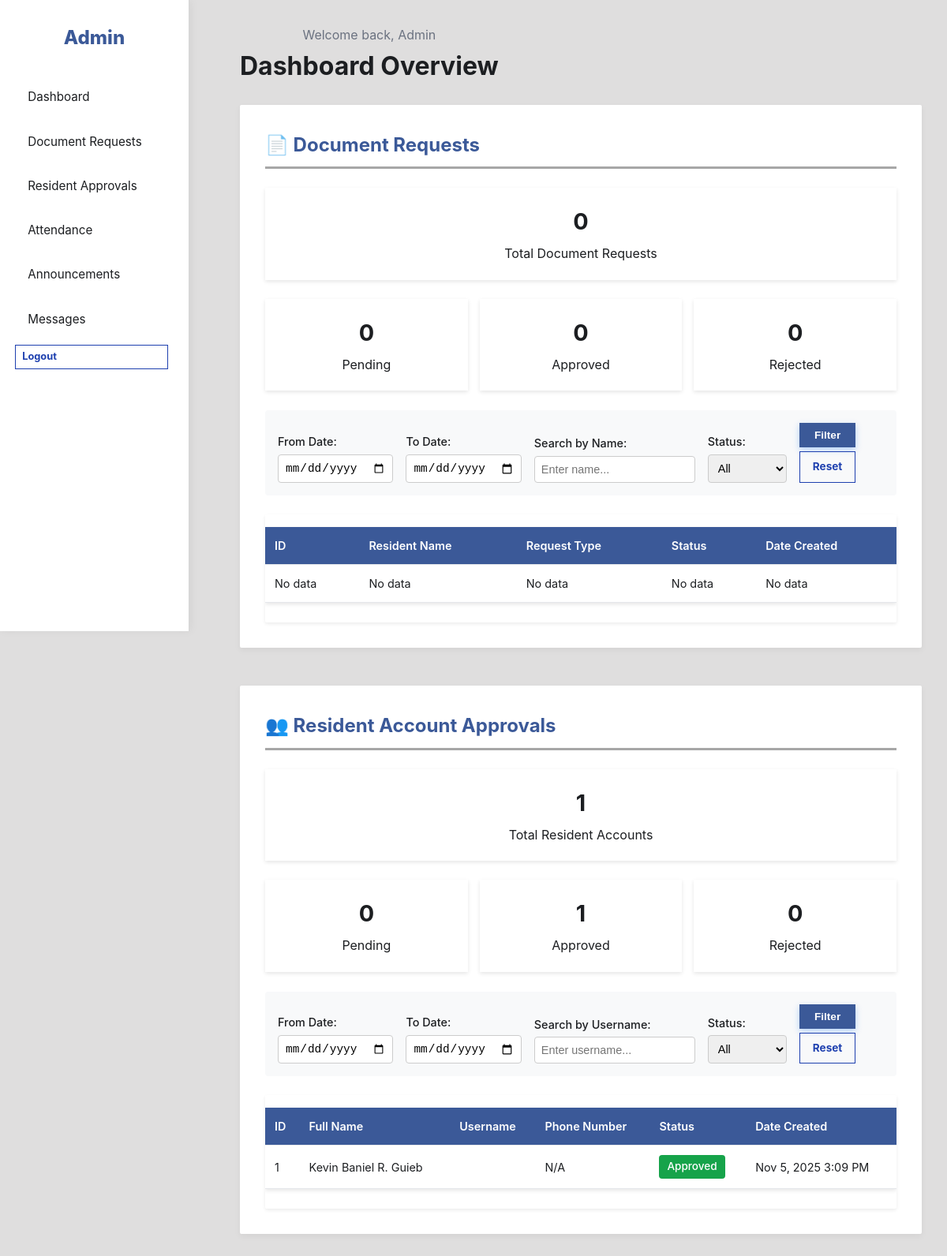
Screenshot of /admin/AdminDashboard.php (signed in) with the database file from the repository.
### tables this page shows
CREATE TABLE `residents` (
  `id` int(11) NOT NULL,
  `full_name` varchar(255) NOT NULL,
  `username` varchar(50) NOT NULL,
  `email` varchar(255) DEFAULT NULL,
  `phone_number` varchar(20) DEFAULT NULL,
  `resident_password` varchar(255) NOT NULL,
  `id_file` LONGBLOB NOT NULL,
  `proof_file` LONGBLOB NOT NULL,
  `approval_status` enum('Pending','Approved','Rejected') DEFAULT 'Pending',
  `rejection_date` timestamp NULL DEFAULT NULL,
  `verification_code` varchar(10) DEFAULT NULL,
  `verification_expires` datetime DEFAULT NULL,
  `password_reset_token` varchar(100) DEFAULT NULL,
  `password_reset_expires` datetime DEFAULT NULL,
  `created_at` timestamp NOT NULL DEFAULT current_timestamp()
);

### config/Database.php (called while the page is built, shortened)
<?php
class Database {
    private static $instance = null;
    private $conn;
    private $host = "localhost";
    private $db_name = "smartbarangaydb";
    private $username = "root";
    private $password = "";
    private function __construct() {
        try {
            $this->conn = new PDO(
                "mysql:host=" . $this->host . ";dbname=" . $this->db_name,
                $this->username,
                $this->password
            );
            $this->conn->setAttribute(PDO::ATTR_ERRMODE, PDO::ERRMODE_EXCEPTION);
            $this->conn->exec("set names utf8");
        } catch(PDOException $e) {
            $this->displayError(
                "Unable to Connect to the System",
                "We're having trouble connecting to our database. This might be temporary. Please try again in a few moments.",
                "If the problem continues, please contact the barangay office for assistance."
            );
        }
    }
    public static function getInstance() {
        if (self::$instance === null) {
            self::$instance = new self();
        }
        return self::$instance;
    }
    public function getConnection() {
        return $this->conn;
    }
}

### admin/Admin.php (called while the page is built, shortened)
<?php
require_once "../config/Database.php";
class Admin {
    private $conn;
    public function __construct() {
        $this->conn = Database::getInstance()->getConnection();
    }
    public function getRequests() {
        try {
            $stmt = $this->conn->prepare("CALL getAllRequestsWithResidents()");
            $stmt->execute();
            return $stmt->fetchAll(PDO::FETCH_ASSOC);
        } catch (PDOException $e) {
            error_log("Get requests error: " . $e->getMessage());
            return [];
        }
    }
    public function getAllResidents() {
        try {
            $stmt = $this->conn->prepare("CALL getAllResidentsWithStatus()");
            $stmt->execute();
            return $stmt->fetchAll(PDO::FETCH_ASSOC);
        } catch (PDOException $e) {
            error_log("Get all residents error: " . $e->getMessage());
            return [];
        }
    }
}

### admin/AdminDashboard.php (the view, shortened to what this page needs)
<?php
require_once "Admin.php";
$admin = new Admin();
$docFromDate = isset($_GET['doc_from_date']) ? $_GET['doc_from_date'] : '';
$docToDate = isset($_GET['doc_to_date']) ? $_GET['doc_to_date'] : '';
$docSearch = isset($_GET['doc_search']) ? trim($_GET['doc_search']) : '';
$residentFromDate = isset($_GET['resident_from_date']) ? $_GET['resident_from_date'] : '';
$residentToDate = isset($_GET['resident_to_date']) ? $_GET['resident_to_date'] : '';
$residentSearch = isset($_GET['resident_search']) ? trim($_GET['resident_search']) : '';
$allRequests = $admin->getRequests();
$allResidents = $admin->getAllResidents();
$docPending = $docApproved = $docRejected = 0;
$residentPending = $residentApproved = $residentRejected = 0;
foreach ($allResidents as $r) {
    switch ($r['approval_status']) {
        case 'Approved': $residentApproved++; break;
    }
}
$filteredRequests = $allRequests;
$filteredRequests = array_values($filteredRequests);
$filteredResidents = $allResidents;
$filteredResidents = array_values($filteredResidents);
?>
<!DOCTYPE html>
<html lang="en">
<head>
  <link rel="stylesheet" href="../css/admin.css">
  <link rel="stylesheet" href="https://cdn.datatables.net/1.13.5/css/jquery.dataTables.min.css">
</head>
<body>
  <div class="admin-layout">
    <?php include __DIR__ . '/sidebar.php'; ?>
    <main class="admin-main">
      <header class="admin-top">
        <div>
          <p class="muted">Welcome back, Admin</p>
          <h1>Dashboard Overview</h1>
        </div>
      </header>
      <section id="document-requests" class="dashboard-section">
        <h2>📄 Document Requests</h2>
        <div class="stat-card highlight-card">
          <h3><?php echo count($allRequests); ?></h3>
          <p>Total Document Requests</p>
        </div>
        <section class="stats-grid">
          <div class="stat-card">
            <h3><?php echo $docPending; ?></h3>
            <p>Pending</p>
          </div>
          <div class="stat-card">
            <h3><?php echo $docApproved; ?></h3>
            <p>Approved</p>
          </div>
          <div class="stat-card">
            <h3><?php echo $docRejected; ?></h3>
            <p>Rejected</p>
          </div>
        </section>
        <form method="GET" class="filter-form" id="docFilterForm">
          <div class="filter-row">
            <div class="filter-group">
              <label>From Date:</label>
              <input type="date" name="doc_from_date" value="<?php echo htmlspecialchars($docFromDate); ?>" class="form-input">
            </div>
            <div class="filter-group">
              <label>To Date:</label>
              <input type="date" name="doc_to_date" value="<?php echo htmlspecialchars($docToDate); ?>" class="form-input">
            </div>
            <div class="filter-group">
              <label>Search by Name:</label>
              <input type="text" name="doc_search" value="<?php echo htmlspecialchars($docSearch); ?>" placeholder="Enter name..." class="form-input">
            </div>
            <div class="filter-group">
              <label>Status:</label>
              <select name="doc_status" class="form-input">
                <option value="">All</option>
              </select>
            </div>
            <div class="filter-group">
              <button type="submit" class="btn btn-primary">Filter</button>
              <a href="AdminDashboard.php" class="btn outline">Reset</a>
            </div>
          </div>
        </form>
        <div class="table-container">
          <table id="documentRequestsTable" class="data-table">
            <thead>
              <tr>
                <th>ID</th>
                <th>Resident Name</th>
                <th>Request Type</th>
                <th>Status</th>
                <th>Date Created</th>
              </tr>
            </thead>
            <tbody>
              <?php if (count($filteredRequests) > 0): ?>
                <?php foreach ($filteredRequests as $request): ?>
                  <tr>
                    <td><?php echo htmlspecialchars($request['id']); ?></td>
                    <td><?php echo htmlspecialchars($request['full_name']); ?></td>
                    <td><?php echo htmlspecialchars($request['type']); ?></td>
                    <td>
                      <span class="status-badge status-<?php echo strtolower($request['status']); ?>">
                        <?php echo htmlspecialchars($request['status']); ?>
                      </span>
                    </td>
                    <td><?php echo date('M j, Y g:i A', strtotime($request['created_at'])); ?></td>
                  </tr>
                <?php endforeach; ?>
              <?php else: ?>
                <tr>
                  <td>No data</td>
                  <td>No data</td>
                  <td>No data</td>
                  <td>No data</td>
                  <td>No data</td>
                </tr>
              <?php endif; ?>
            </tbody>
          </table>
        </div>
      </section>
      <section id="resident-approvals" class="dashboard-section">
        <h2>👥 Resident Account Approvals</h2>
        <div class="stat-card highlight-card">
          <h3><?php echo count($allResidents); ?></h3>
          <p>Total Resident Accounts</p>
        </div>
        <section class="stats-grid">
          <div class="stat-card">
            <h3><?php echo $residentPending; ?></h3>
            <p>Pending</p>
          </div>
          <div class="stat-card">
            <h3><?php echo $residentApproved; ?></h3>
            <p>Approved</p>
          </div>
          <div class="stat-card">
            <h3><?php echo $residentRejected; ?></h3>
            <p>Rejected</p>
          </div>
        </section>
        <form method="GET" class="filter-form" id="residentFilterForm">
          <div class="filter-row">
            <div class="filter-group">
              <label>From Date:</label>
              <input type="date" name="resident_from_date" value="<?php echo htmlspecialchars($residentFromDate); ?>" class="form-input">
            </div>
            <div class="filter-group">
              <label>To Date:</label>
              <input type="date" name="resident_to_date" value="<?php echo htmlspecialchars($residentToDate); ?>" class="form-input">
            </div>
            <div class="filter-group">
              <label>Search by Username:</label>
              <input type="text" name="resident_search" value="<?php echo htmlspecialchars($residentSearch); ?>" placeholder="Enter username..." class="form-input">
            </div>
            <div class="filter-group">
              <label>Status:</label>
              <select name="resident_status" class="form-input">
                <option value="">All</option>
              </select>
            </div>
            <div class="filter-group">
              <button type="submit" class="btn btn-primary">Filter</button>
              <a href="AdminDashboard.php" class="btn outline">Reset</a>
            </div>
          </div>
        </form>
        <div class="table-container">
          <table id="residentApprovalsTable" class="data-table">
            <thead>
              <tr>
                <th>ID</th>
                <th>Full Name</th>
                <th>Username</th>
                <th>Phone Number</th>
                <th>Status</th>
                <th>Date Created</th>
              </tr>
            </thead>
            <tbody>
              <?php if (count($filteredResidents) > 0): ?>
                <?php foreach ($filteredResidents as $resident): ?>
                  <tr>
                    <td><?php echo htmlspecialchars($resident['id']); ?></td>
                    <td><?php echo htmlspecialchars($resident['full_name']); ?></td>
                    <td><?php echo htmlspecialchars($resident['username'] ?? 'N/A'); ?></td>
                    <td><?php echo htmlspecialchars($resident['phone_number'] ?? 'N/A'); ?></td>
                    <td>
                      <span class="status-badge status-<?php echo strtolower($resident['approval_status']); ?>">
                        <?php echo htmlspecialchars($resident['approval_status']); ?>
                      </span>
                    </td>
                    <td><?php echo date('M j, Y g:i A', strtotime($resident['created_at'])); ?></td>
                  </tr>
                <?php endforeach; ?>
              <?php endif; ?>
            </tbody>
          </table>
        </div>
      </section>
    </main>
  </div>
</body>
</html>

### css/admin.css (style rules this page uses)
:root { --primary-green: #3b5998; --secondary-green: #dfdede; --white: #ffffff; --accent-yellow: #a7a7a7; --text-dark: #1c1e21; --text-light: #65676b; --btn-hover: #165ecc; --card-shadow: rgba(0, 0, 0, 0.08); --transition-speed: 0.3s; }
* { box-sizing: border-box; margin: 0; padding: 0; }
body { font-family: "Inter", system-ui, Arial, sans-serif; background-color: var(--secondary-green); color: var(--text-dark); line-height: 1.6; min-height: 100vh; display: flex; flex-direction: column; }
a { text-decoration: none; color: inherit; }
.btn { padding: 0.45rem 1rem; font-size: 0.85rem; font-weight: 700; cursor: pointer; border: none; transition: 0.25s; }
.btn:not(.outline) { background: var(--primary-green); color: var(--white); box-shadow: 0 3px 8px rgba(24, 119, 242, 0.3); }
.btn.outline { border: 2px solid var(--primary-green); color: var(--primary-green); background: transparent; }
.admin-layout { display: flex; gap: 2rem; }
.admin-main { flex: 1; display: flex; flex-direction: column; padding: 2rem; }
.admin-top { display: flex; justify-content: space-between; align-items: center; margin-bottom: 1.5rem; }
.stats-grid { display: flex; gap: 15px; margin-bottom: 25px; }
.highlight-card { margin-bottom: 1.5rem; width: 100%; text-align: center; padding: 1.5rem; }
.highlight-card + .stats-grid { margin-top: 0.5rem; }
.stat-card { flex: 1; background-color: #ffffff; padding: 20px; text-align: center; box-shadow: 0 2px 5px rgba(0,0,0,0.1); }
.stat-card h3 { font-size: 1.8rem; margin-bottom: 5px; }
table { width: 100%; max-width: 100%; border-collapse: collapse; background-color: #ffffff; overflow: hidden; margin-bottom: 25px; box-shadow: 0 2px 5px rgba(0,0,0,0.1); }
table thead { background-color: #1e40af; color: #fff; }
table th, table td { padding: 10px 12px; text-align: left; border-bottom: 1px solid #e5e7eb; }
.muted { color: #6b7280; text-align: center; }
.status-badge { display: inline-block; padding: 4px 10px; font-size: 0.85rem; font-weight: 500; color: #fff; text-align: center; border-radius: 4px; }
.status-approved { background-color: #16a34a; }
.dashboard-section { margin-bottom: 3rem; background-color: var(--white); padding: 2rem; border-radius: 2px; box-shadow: 0 3px 8px rgba(0, 0, 0, 0.05); }
.dashboard-section h2 { color: var(--primary-green); margin-bottom: 1.5rem; font-size: 1.5rem; border-bottom: 3px solid var(--accent-yellow); padding-bottom: 0.5rem; }
.filter-form { margin-bottom: 1.5rem; padding: 1rem; background-color: #f8f9fa; border-radius: 4px; }
.filter-row { display: flex; flex-wrap: wrap; gap: 1rem; align-items: flex-end; }
.filter-group { display: flex; flex-direction: column; gap: 0.3rem; }
.filter-group label { font-weight: 500; font-size: 0.9rem; color: var(--text-dark); }
.filter-group .form-input { padding: 0.5rem; border: 1px solid #ccc; border-radius: 4px; font-size: 0.9rem; }
.filter-group .btn { padding: 0.5rem 1rem; margin-right: 0.5rem; }
.data-table { width: 100%; border-collapse: collapse; margin-top: 1rem; }
.data-table thead { background-color: var(--primary-green); color: var(--white); }
.data-table th { padding: 0.75rem; text-align: left; font-weight: 600; font-size: 0.9rem; }
.data-table td { padding: 0.75rem; border-bottom: 1px solid #e5e7eb; font-size: 0.9rem; }
.btn { padding: 5px 10px; font-size: 0.85rem; border: none; cursor: pointer; margin-right: 5px; }
.btn.outline { background-color: transparent; border: 1px solid #1e40af; color: #1e40af; }
.table-container { background: white; border-radius: 2px; box-shadow: 0 2px 4px rgba(0, 0, 0, 0.08); overflow: hidden; }

### rows the page displays
residents: id "1", full_name "Kevin Baniel R. Guieb", phone_number "N/A", approval_status "Approved", created_at "Nov 5, 2025 3:09 PM"

### other values shown
count($allRequests) "0"
$docPending "0"
$docApproved "0"
$docRejected "0"
count($allResidents) "1"
$residentPending "0"
$residentApproved "1"
$residentRejected "0"
